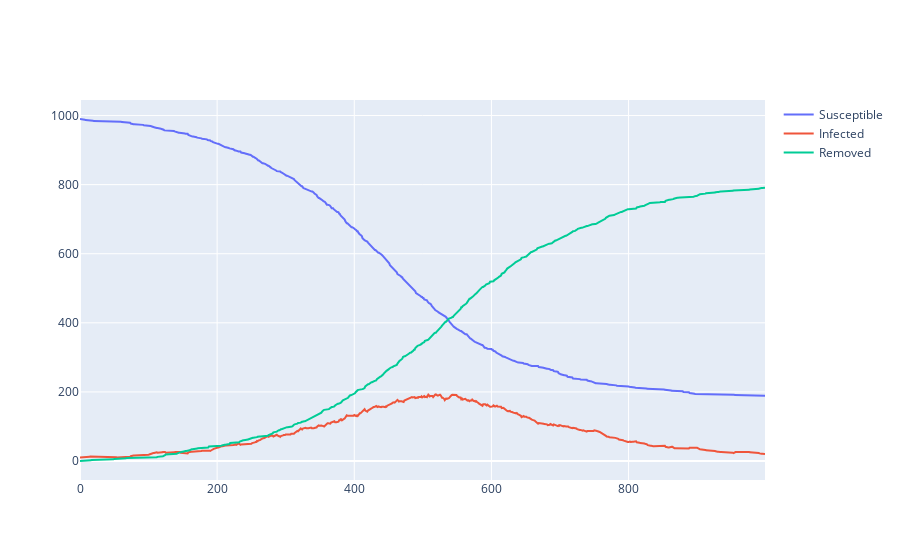

Here is the notebook cell this chart was saved with:
### Code cell
fig = go.Figure()
fig.add_scatter(x=np.arange(T), y=S, name="Susceptible", hovertemplate="%{y:.0f}")
fig.add_scatter(x=np.arange(T), y=I, name="Infected", hovertemplate="%{y:.0f}")
fig.add_scatter(x=np.arange(T), y=R, name="Removed", hovertemplate="%{y:.0f}")
fig.show()

### Figure 1 — Plotly figure (JSON) as saved in the notebook; plotly's stock layout.template omitted (floating-point values rounded to 4 significant figures; data arrays with more than 128 entries replaced by an {"elided": "..."} marker saying what was removed)
{"data": [{"hovertemplate": "%{y:.0f}", "name": "Susceptible", "type": "scatter", "x": {"elided": "1000 int values"}, "y": {"elided": "1001 int values"}}, {"hovertemplate": "%{y:.0f}", "name": "Infected", "type": "scatter", "x": {"elided": "1000 int values"}, "y": {"elided": "1001 int values"}}, {"hovertemplate": "%{y:.0f}", "name": "Removed", "type": "scatter", "x": {"elided": "1000 int values"}, "y": {"elided": "1001 int values"}}], "layout": {}}
